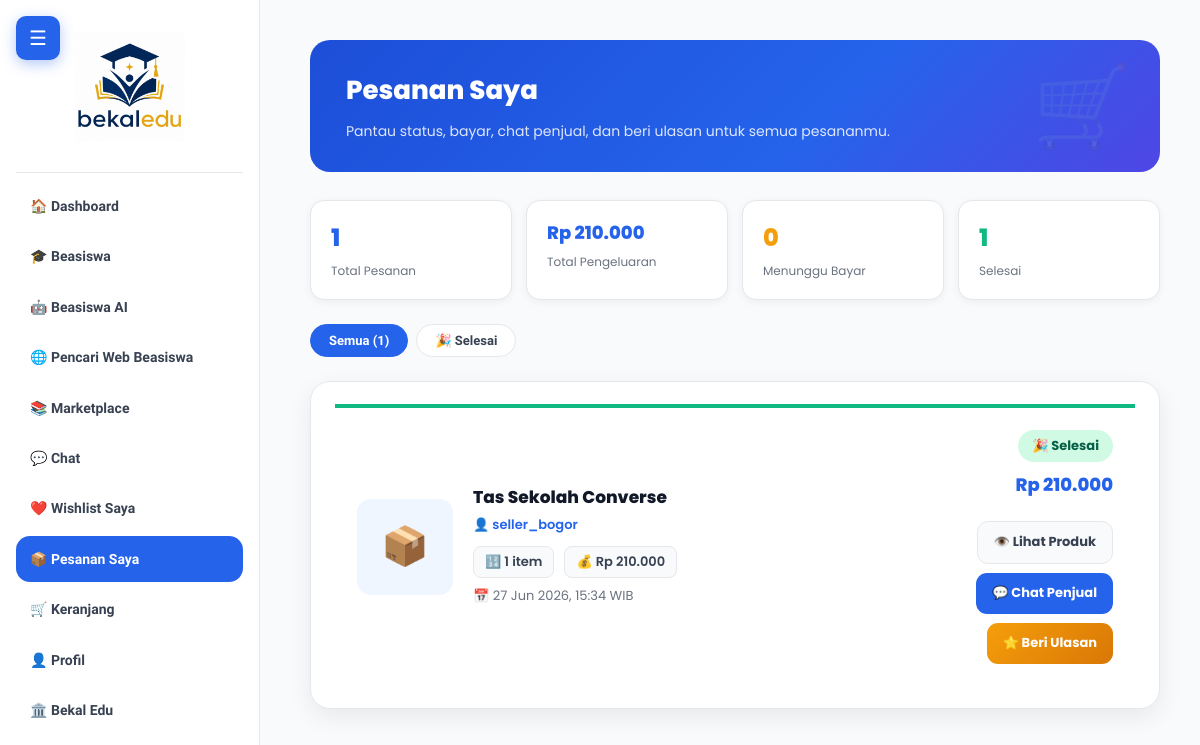
The app's page /buyer/pesanan-saya.php (signed in) with its own data.
### tables this page shows
CREATE TABLE `orders` (
  `id` int(11) NOT NULL,
  `buyer_id` int(11) NOT NULL,
  `seller_id` int(11) NOT NULL,
  `product_id` int(11) NOT NULL,
  `quantity` int(11) NOT NULL DEFAULT 1,
  `total_price` decimal(18,2) DEFAULT NULL,
  `status` enum('pending','diproses','dikirim','selesai','dibatalkan') DEFAULT 'pending',
  `created_at` timestamp NULL DEFAULT current_timestamp(),
  `payment_status` enum('belum_bayar','menunggu_verifikasi','sudah_dibayar','ditolak') NOT NULL DEFAULT 'belum_bayar',
  `payment_proof` varchar(255) DEFAULT NULL,
  `payment_uploaded_at` datetime DEFAULT NULL,
  `payment_verified_at` datetime DEFAULT NULL,
  `payment_verified_by` int(11) DEFAULT NULL,
  `status_pembayaran` enum('belum_dibayar','menunggu_verifikasi','sudah_dibayar','dibatalkan') DEFAULT 'belum_dibayar',
  `bukti_transfer` varchar(255) DEFAULT NULL
);

CREATE TABLE `products` (
  `id` int(11) NOT NULL,
  `seller_id` int(11) NOT NULL,
  `name` varchar(255) NOT NULL,
  `description` text DEFAULT NULL,
  `price` decimal(12,2) NOT NULL,
  `stock` int(11) NOT NULL DEFAULT 0,
  `category` varchar(100) DEFAULT NULL,
  `image` varchar(255) DEFAULT NULL,
  `created_at` timestamp NULL DEFAULT current_timestamp(),
  `rating_avg` decimal(3,2) DEFAULT 0.00,
  `rating_count` int(11) DEFAULT 0
);

CREATE TABLE `users` (
  `id` int(11) NOT NULL,
  `username` varchar(100) DEFAULT NULL,
  `email` varchar(255) DEFAULT NULL,
  `password` varchar(255) DEFAULT NULL,
  `role` enum('buyer','seller','pending_partner','partner','admin') NOT NULL,
  `school` varchar(255) DEFAULT NULL,
  `created_at` timestamp NULL DEFAULT current_timestamp(),
  `jenjang` varchar(50) DEFAULT NULL,
  `phone` varchar(50) DEFAULT NULL,
  `institution` varchar(255) DEFAULT NULL,
  `website` varchar(255) DEFAULT NULL,
  `full_name` varchar(150) DEFAULT NULL,
  `city` varchar(100) DEFAULT NULL,
  `address` text DEFAULT NULL,
  `nama_bank` varchar(50) DEFAULT NULL,
  `no_rekening` varchar(50) DEFAULT NULL
);

### htdocs/buyer/pesanan-saya.php (the view, shortened to what this page needs)
<?php
require_once '../includes/config.php';
$buyer_id = $_SESSION['user_id'];
$stmt = $conn->prepare("
SELECT
    o.*,
    p.name AS product_name,
    p.image AS product_image,
    p.id AS product_id,
    p.price AS product_price,
    p.seller_id,
    u.username AS seller_name,
    r.id AS review_id
FROM orders o
JOIN products p ON o.product_id = p.id
JOIN users u ON u.id = p.seller_id
LEFT JOIN product_ratings r
    ON r.product_id = o.product_id
    AND r.buyer_id = o.buyer_id
WHERE o.buyer_id = ?
ORDER BY o.created_at DESC
");
$stmt->bind_param("i", $buyer_id);
$stmt->execute();
$orders = $stmt->get_result();
$statusLabel = [
    'pending'    => ['label' => '⏳ Menunggu Pembayaran', 'cls' => 'st-pending'],
    'paid'       => ['label' => '✅ Sudah Dibayar',       'cls' => 'st-paid'],
    'diproses'   => ['label' => '🔧 Diproses',            'cls' => 'st-diproses'],
    'dikirim'    => ['label' => '🚚 Dikirim',             'cls' => 'st-dikirim'],
    'selesai'    => ['label' => '🎉 Selesai',             'cls' => 'st-selesai'],
    'shipped'    => ['label' => '🚚 Dikirim',             'cls' => 'st-dikirim'],
    'completed'  => ['label' => '🎉 Selesai',             'cls' => 'st-selesai'],
    'dibatalkan' => ['label' => '❌ Dibatalkan',          'cls' => 'st-batal'],
];
?>
<!DOCTYPE html>
<html lang="id">
<head>
<link rel="stylesheet" href="../assets/css/style.css">
</head>
<body>
<?php include '../includes/sidebar-buyer.php'; ?>
<div id="mainContent" class="main-content orders-page">
    <div class="page-hero">
        <h1>Pesanan Saya</h1>
        <p>Pantau status, bayar, chat penjual, dan beri ulasan untuk semua pesananmu.</p>
    </div>
    <?php
    $allOrders   = [];
    $totalSpend  = 0;
    $countByStatus = [];
    while ($o = $orders->fetch_assoc()) {
        $allOrders[] = $o;
        $totalSpend += $o['total_price'];
        $st = $o['status'];
        $countByStatus[$st] = ($countByStatus[$st] ?? 0) + 1;
    }
    $total = count($allOrders);
    ?>
    <?php if ($total > 0): ?>
    <div class="summary-bar">
        <div class="sum-card">
            <div class="sum-num"><?= $total ?></div>
            <div class="sum-lbl">Total Pesanan</div>
        </div>
        <div class="sum-card">
            <div class="sum-num" style="font-size:18px;">Rp <?= number_format($totalSpend, 0, ',', '.') ?></div>
            <div class="sum-lbl">Total Pengeluaran</div>
        </div>
        <div class="sum-card">
            <div class="sum-num" style="color:#f59e0b;"><?= $countByStatus['pending'] ?? 0 ?></div>
            <div class="sum-lbl">Menunggu Bayar</div>
        </div>
        <div class="sum-card">
            <div class="sum-num" style="color:#10b981;"><?= ($countByStatus['selesai'] ?? 0) + ($countByStatus['completed'] ?? 0) ?></div>
            <div class="sum-lbl">Selesai</div>
        </div>
    </div>
    <div class="filter-tabs">
        <button class="ftab active" onclick="filterOrders('all', this)">Semua (<?= $total ?>)</button>
        <?php if ((!empty($countByStatus['selesai'])) || !empty($countByStatus['completed'])): ?>
        <button class="ftab" onclick="filterOrders('selesai', this)">🎉 Selesai</button>
        <?php endif; ?>
    </div>
    <div id="orderList">
    <?php foreach ($allOrders as $idx => $order): ?>
    <?php
        $st     = $order['status'];
        $stInfo = $statusLabel[$st] ?? ['label' => ucfirst($st), 'cls' => 'st-pending'];
        $cls    = $stInfo['cls'];
$canReview = in_array($st, [
    'selesai',
    'completed'
]);
        $hasReview = !empty($order['review_id']);
        $animDelay = min($idx * 0.05, 0.3);
    ?>
    <div class="order-card <?= $cls ?>" data-status="<?= htmlspecialchars($st) ?>" style="animation-delay:<?= $animDelay ?>s;">
        <div class="order-accent"></div>
        <div class="order-body">
            <?php if (!empty($order['product_image'])): ?>
            <div class="order-thumb-ph" style="display:none;">📦</div>
            <?php else: ?>
            <div class="order-thumb-ph">📦</div>
            <?php endif; ?>
            <div class="order-info">
                <div class="order-product-name"><?= htmlspecialchars($order['product_name']) ?></div>
                <div class="order-seller">👤 <?= htmlspecialchars($order['seller_name']) ?></div>
                <div class="order-details">
                    <span class="detail-chip">🔢 <?= $order['quantity'] ?> item</span>
                    <span class="detail-chip">💰 Rp <?= number_format($order['total_price'], 0, ',', '.') ?></span>
                </div>
                <div class="order-date">📅 <?= date('d M Y, H:i', strtotime($order['created_at'])) ?> WIB</div>
            </div>
            <div class="order-actions">
                <span class="status-badge"><?= $stInfo['label'] ?></span>
                <div class="order-total">Rp <?= number_format($order['total_price'], 0, ',', '.') ?></div>
                <a href="../buyer/produk-detail.php?id=<?= $order['product_id'] ?>" class="act-btn btn-gray">
                    👁️ Lihat Produk
                </a>
                <a href="../messages/cc.php?user_id=<?= $order['seller_id'] ?>" class="act-btn btn-blue">
                    💬 Chat Penjual
                </a>
                <?php if ($canReview): ?>
                    <?php if ($hasReview): ?>
                    <span class="reviewed-badge">⭐ Sudah Diulas</span>
                    <?php else: ?>
                    <a href="submit-review.php?order_id=<?= $order['id'] ?>" class="act-btn btn-gold">
                        ⭐ Beri Ulasan
                    </a>
                    <?php endif; ?>
                <?php endif; ?>
            </div>
        </div>
    </div>
    <?php endforeach; ?>
    </div>
    <?php endif; ?>
</div>
</body>
</html>

### htdocs/assets/css/style.css (style rules this page uses)
:root { --primary: #2563eb; --primary-light: #eff6ff; --primary-dark: #1d4ed8; --accent: #3b82f6; --success: #10b981; --success-light: #d1fae5; --warning: #f59e0b; --warning-light: #fef3c7; --danger: #ef4444; --danger-light: #fee2e2; --text-dark: #111827; --text-mid: #374151; --text-soft: #6b7280; --border: #e5e7eb; --bg: #f8fafc; --card: #ffffff; --shadow-sm: 0 2px 8px rgba(0,0,0,.05); --shadow-md: 0 8px 25px rgba(0,0,0,.07); --shadow-lg: 0 16px 40px rgba(0,0,0,.10); --radius-sm: 10px; --radius-md: 14px; --radius-lg: 20px; --radius-xl: 24px; --sidebar-w: 260px; --transition: .25s ease; }
*, *::before, *::after { box-sizing: border-box; }
body { margin: 0; background: var(--bg); color: var(--text-dark); font-family: 'Poppins', Arial, sans-serif; font-size: 15px; line-height: 1.6; }
a { color: var(--primary); text-decoration: none; }
.main, .main-content, .page-container, .marketplace, .chatlist-container, .detail-container, .form-container, .orders-container, .products-container { margin-left: calc(var(--sidebar-w) + 30px); padding: 32px 28px; transition: margin-left var(--transition); }
.order-card { background: var(--card); border-radius: var(--radius-lg); padding: 22px 24px; margin-bottom: 16px; box-shadow: var(--shadow-md); border: 1px solid var(--border); transition: var(--transition); }
.order-date { color: var(--text-soft); font-size: 13px; }
.order-body { display: flex; gap: 20px; align-items: center; flex-wrap: wrap; }
.main-content { margin-left:270px; padding:40px; transition:.3s; }

### records on screen
orders: product.name "Tas Sekolah Converse", users.username "seller_bogor", quantity "1", total_price "210.000", created_at "27 Jun 2026, 15:34", status "🎉 Selesai"

### other values on screen
$total "1"
$totalSpend "210.000"
$countByStatus['pending'] "0"
